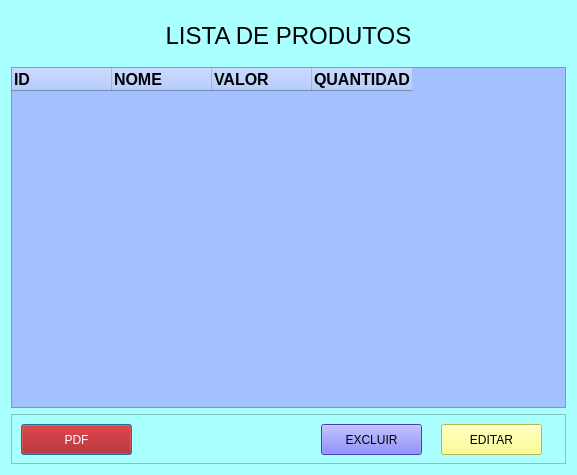
<?xml version="1.0" encoding="UTF-8"?>
<ui version="4.0">
 <class>Dialog</class>
 <widget class="QDialog" name="Dialog">
  <property name="geometry">
   <rect>
    <x>0</x>
    <y>0</y>
    <width>577</width>
    <height>475</height>
   </rect>
  </property>
  <property name="windowTitle">
   <string>Dialog</string>
  </property>
  <property name="styleSheet">
   <string notr="true">background-color: rgb(170, 255, 255);</string>
  </property>
  <layout class="QGridLayout" name="gridLayout">
   <item row="0" column="0">
    <widget class="QLabel" name="label">
     <property name="minimumSize">
      <size>
       <width>200</width>
       <height>50</height>
      </size>
     </property>
     <property name="font">
      <font>
       <pointsize>18</pointsize>
      </font>
     </property>
     <property name="text">
      <string>LISTA DE PRODUTOS</string>
     </property>
     <property name="alignment">
      <set>Qt::AlignCenter</set>
     </property>
    </widget>
   </item>
   <item row="1" column="0">
    <widget class="QTableWidget" name="tableWidget">
     <property name="styleSheet">
      <string notr="true">background-color: rgb(164, 193, 255);</string>
     </property>
     <property name="alternatingRowColors">
      <bool>true</bool>
     </property>
     <property name="gridStyle">
      <enum>Qt::NoPen</enum>
     </property>
     <column>
      <property name="text">
       <string>ID</string>
      </property>
      <property name="font">
       <font>
        <pointsize>12</pointsize>
        <weight>75</weight>
        <bold>true</bold>
       </font>
      </property>
      <property name="textAlignment">
       <set>AlignLeading|AlignVCenter</set>
      </property>
     </column>
     <column>
      <property name="text">
       <string>NOME</string>
      </property>
      <property name="font">
       <font>
        <pointsize>12</pointsize>
        <weight>75</weight>
        <bold>true</bold>
       </font>
      </property>
      <property name="textAlignment">
       <set>AlignLeading|AlignVCenter</set>
      </property>
     </column>
     <column>
      <property name="text">
       <string>VALOR</string>
      </property>
      <property name="font">
       <font>
        <pointsize>12</pointsize>
        <weight>75</weight>
        <bold>true</bold>
       </font>
      </property>
      <property name="textAlignment">
       <set>AlignLeading|AlignVCenter</set>
      </property>
     </column>
     <column>
      <property name="text">
       <string>QUANTIDADE</string>
      </property>
      <property name="font">
       <font>
        <pointsize>12</pointsize>
        <weight>75</weight>
        <bold>true</bold>
       </font>
      </property>
      <property name="textAlignment">
       <set>AlignLeading|AlignVCenter</set>
      </property>
     </column>
    </widget>
   </item>
   <item row="2" column="0">
    <widget class="QFrame" name="frame">
     <property name="minimumSize">
      <size>
       <width>0</width>
       <height>50</height>
      </size>
     </property>
     <property name="maximumSize">
      <size>
       <width>1000</width>
       <height>300</height>
      </size>
     </property>
     <property name="frameShape">
      <enum>QFrame::StyledPanel</enum>
     </property>
     <property name="frameShadow">
      <enum>QFrame::Raised</enum>
     </property>
     <widget class="QPushButton" name="btnPdf">
      <property name="geometry">
       <rect>
        <x>10</x>
        <y>10</y>
        <width>111</width>
        <height>31</height>
       </rect>
      </property>
      <property name="styleSheet">
       <string notr="true">background-color: rgb(170, 0, 0);
border-color: rgb(0, 0, 0);
font: 75 12pt &quot;MS Shell Dlg 2&quot;;
color: rgb(255, 255, 255);</string>
      </property>
      <property name="text">
       <string>PDF</string>
      </property>
     </widget>
     <widget class="QPushButton" name="btnExcluir">
      <property name="geometry">
       <rect>
        <x>310</x>
        <y>10</y>
        <width>101</width>
        <height>31</height>
       </rect>
      </property>
      <property name="styleSheet">
       <string notr="true">font: 75 12pt &quot;MS Shell Dlg 2&quot;;
background-color: rgb(85, 85, 255);</string>
      </property>
      <property name="text">
       <string>EXCLUIR</string>
      </property>
     </widget>
     <widget class="QPushButton" name="btnEditar">
      <property name="geometry">
       <rect>
        <x>430</x>
        <y>10</y>
        <width>101</width>
        <height>31</height>
       </rect>
      </property>
      <property name="styleSheet">
       <string notr="true">font: 75 12pt &quot;MS Shell Dlg 2&quot;;

background-color: rgb(255, 255, 114);</string>
      </property>
      <property name="text">
       <string>EDITAR</string>
      </property>
     </widget>
    </widget>
   </item>
  </layout>
 </widget>
 <resources/>
 <connections/>
</ui>
